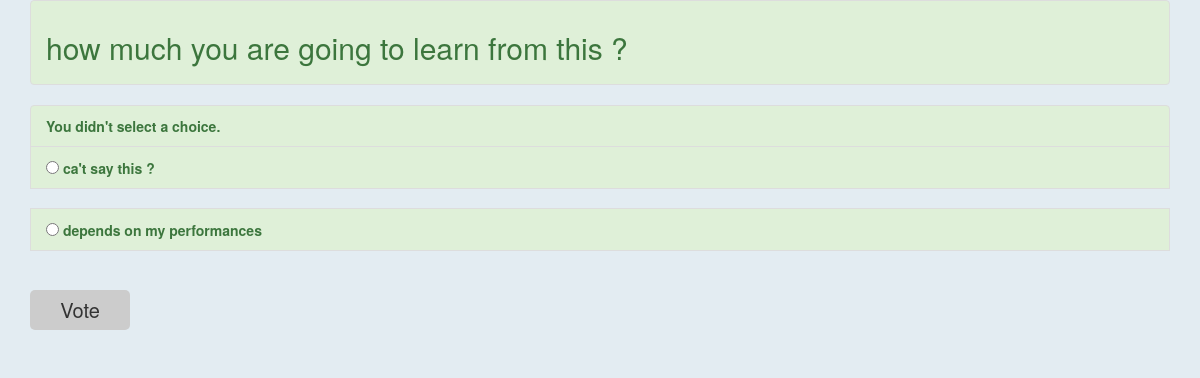
Page /polls/6/vote/ on the committed database.
### polls/models.py (models this page shows, shortened)
class Question(models.Model):
    question_text = models.CharField(max_length=200)
    pub_date = models.DateTimeField('date published')

class Choice(models.Model):
    question = models.ForeignKey(Question, on_delete=models.CASCADE)
    choice_text = models.CharField(max_length=200)
    votes = models.IntegerField(default=0)

### polls/views.py (the view)
# urls.py: path('<int:question_id>/vote/', views.vote, name='vote'),
def vote(request, question_id):
    question = get_object_or_404(Question, pk=question_id)
    try:
        selected_choice = question.choice_set.get(pk=request.POST['choice'])
    except (KeyError, Choice.DoesNotExist):
        return render(request, 'polls/detail1.html', {
            'question': question,
            'error_message': "You didn't select a choice.",
        })
    else:
        selected_choice.votes += 1
        selected_choice.save()
        return HttpResponseRedirect(reverse('polls:results', args=(question.id,)))

### polls/templates/polls/detail1.html (shortened to what this page needs)
<!DOCTYPE html>
<html lang="en">
<head>
  <link rel="stylesheet" href="https://maxcdn.bootstrapcdn.com/bootstrap/3.3.7/css/bootstrap.min.css">
</head>
<body>
<div class="container">
  <ul class="list-group">
    <li class="list-group-item list-group-item-success">
      <h2>{{ question.question_text }}</h2>
    </li>
  </ul>
  <div class="list-group">
    {% if error_message %}<p class="list-group-item list-group-item-success">
      <strong>{{ error_message }}</strong>
    </p>{% endif %}
    <form action="{% url 'polls:vote' question.id %}" method="post">
    {% for choice in question.choice_set.all %}
        <label class="list-group-item list-group-item-success" for="choice{{ forloop.counter }}">
          <input class = "button1" type="radio" name="choice" id="choice{{ forloop.counter }}" value="{{ choice.id }}" />
          {{ choice.choice_text }}</label><br />
    {% endfor %}
    {% if question.choice_set.all %}
    <br>
    <input type="submit" value="Vote" />
    {% else %}
    <p class="list-group-item list-group-item-success" >you don't set options for this questions</p>
    <a href="/polls\">BACK</a>
    {% endif %}
    </form>
  </div>
</div>
</body>
</html>

### polls/templates/polls/detail1.html (style rules this page uses)
body { background-color: #e3ecf2; }
input[type=submit] { padding:5px 15px; background:#ccc; border:0 none; cursor:pointer; -webkit-border-radius: 5px; border-radius: 5px; width: 100px; height: 40px; font-size: 20px; }

### rows in the picture
Question: question_text "how much you are going to learn from this ?"
Choice: choice_text "ca't say this ?"
Choice: choice_text "depends on my performances"

### other values in the picture
{{ error_message }} "You didn't select a choice."
